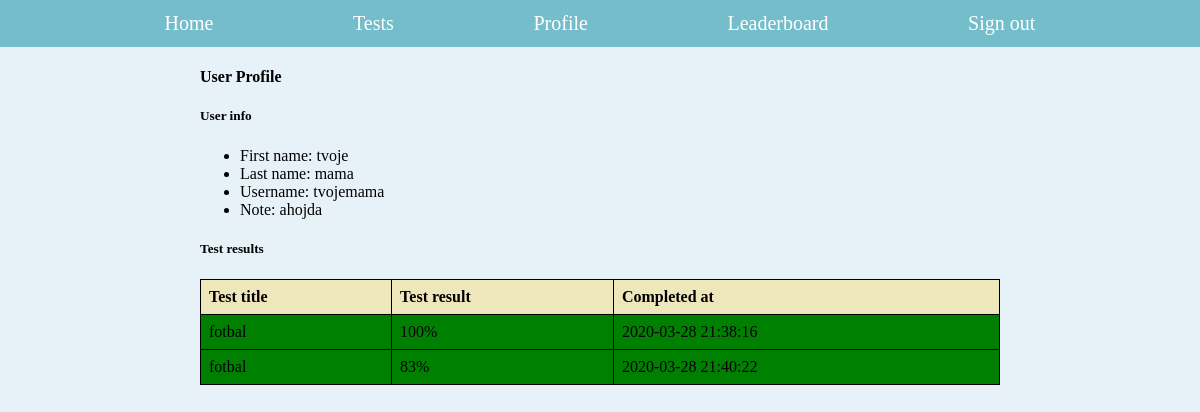
Screenshot of /profile.php (signed in) with the database file from the repository.
### tables this page shows
CREATE TABLE `users` (
  `id` int(10) UNSIGNED NOT NULL,
  `firstName` char(35) NOT NULL,
  `lastName` char(35) NOT NULL,
  `username` char(50) NOT NULL,
  `password` char(255) NOT NULL,
  `email` char(70) NOT NULL,
  `note` char(255) DEFAULT NULL
);

CREATE TABLE `results` (
  `id` int(10) UNSIGNED NOT NULL,
  `result` int(10) UNSIGNED NOT NULL,
  `user` int(10) UNSIGNED NOT NULL,
  `test` int(10) UNSIGNED NOT NULL,
  `completedAt` timestamp NOT NULL DEFAULT current_timestamp()
);

CREATE TABLE `tests` (
  `id` int(10) UNSIGNED NOT NULL,
  `title` char(50) NOT NULL
);

### server/Database.php (called while the page is built, shortened)
<?php
class Database
{
    public $db;
    private $host = 'localhost';
    private $user = 'quiz_web';
    private $pass = 'cisco';
    private $database = 'quiz_web';
    public function __construct()
    {
        $this->db = mysqli_connect($this->host, $this->user, $this->pass, $this->database);
    }
    public function getProfile($user)
    {
        $sql = $this->db->prepare('SELECT firstName, lastName, username, note FROM users WHERE id = ?');
        $sql->bind_param('i', $user);
        $sql->execute();
        printf($sql->error);
        $result = $sql->get_result();
        return $result;
    }
    public function getUserResults($user)
    {
        $sql = $this->db->prepare('SELECT r.result, t.title, r.completedAt FROM results as r LEFT JOIN tests as t on t.id = r.test WHERE r.user = ?');
        $sql->bind_param('i', $user);
        $sql->execute();
        printf($sql->error);
        $result = $sql->get_result();
        return $result;
    }
}
$database = new Database();

### profile.php (the view, shortened to what this page needs)
<?php include './templates/header.php'; ?>
<?php
    require_once './server/Database.php';
    $profile = $database->getProfile($_SESSION['idUser']);
    $results = $database->getUserResults($_SESSION['idUser']);
?>
<section class="profile">
    <h4>User Profile</h4>
    <h5>User info</h5>
    <ul>
        <?php
            while ($row = $profile->fetch_assoc()) {
                echo '<li>First name: '.$row['firstName'].'</li>';
                echo '<li>Last name: '.$row['lastName'].'</li>';
                echo '<li>Username: '.$row['username'].'</li>';
                echo '<li>Note: '.$row['note'].'</li>';
            }
        ?>
    </ul>
    <h5>Test results</h5>
    <table>
        <tr>
            <th>Test title</th>
            <th>Test result</th>
            <th>Completed at</th>
        </tr>
        <?php
            while ($row = $results->fetch_assoc()) {
                $testResult = intval($row['result']);
                if ($testResult < 80) {
                    echo '<tr class="bad">';
                } else {
                    echo '<tr class="good">';
                }
                echo '<td>'.$row['title'].'</td>';
                echo '<td>'.$row['result'].'%</td>';
                echo '<td>'.$row['completedAt'].'</td>';
                echo '</tr>';
            }
        ?>
    </table>
</section>
<?php include './templates/footer.php'; ?>

### styles/main.css (style rules this page uses)
:root { --color-primary: #E7F2F8; --color-secondary: #74BDCB; --color-salmon: #FFA384; --color-biege: #EFE7BC; }
html, body { margin: 0; padding: 0; width: 100%; height: 100%; font-size: 62.5%; background-color: var(--color-primary); }

### styles/tests.css (style rules this page uses)
table { border-collapse: collapse; width: 100%; }
td, th { border: 1px solid black; text-align: left; padding: 0.8rem; }
tr:nth-child(odd) { background-color: var(--color-biege); }

### styles/profile.css (style rules this page uses)
.good { background-color: green !important; }

### rows the page displays
users: firstName "tvoje", lastName "mama", username "tvojemama", note "ahojda"
results: test.title "fotbal", result "100", completedAt "2020-03-28 21:38:16"
results: test.title "fotbal", result "83", completedAt "2020-03-28 21:40:22"
